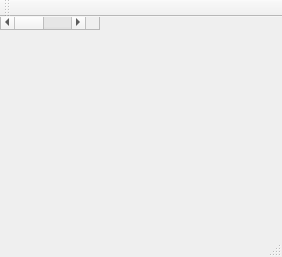
<?xml version="1.0" encoding="UTF-8"?>
<ui version="4.0">
 <class>puzzle15Class</class>
 <widget class="QMainWindow" name="puzzle15Class">
  <property name="geometry">
   <rect>
    <x>0</x>
    <y>0</y>
    <width>282</width>
    <height>257</height>
   </rect>
  </property>
  <property name="windowTitle">
   <string>puzzle15</string>
  </property>
  <widget class="QTableWidget" name="centralWidget">
   <property name="showGrid">
    <bool>false</bool>
   </property>
   <property name="rowCount">
    <number>4</number>
   </property>
   <property name="columnCount">
    <number>4</number>
   </property>
   <attribute name="horizontalHeaderVisible">
    <bool>false</bool>
   </attribute>
   <attribute name="horizontalHeaderDefaultSectionSize">
    <number>30</number>
   </attribute>
   <attribute name="horizontalHeaderHighlightSections">
    <bool>false</bool>
   </attribute>
   <attribute name="horizontalHeaderMinimumSectionSize">
    <number>8</number>
   </attribute>
   <attribute name="verticalHeaderVisible">
    <bool>false</bool>
   </attribute>
   <attribute name="verticalHeaderHighlightSections">
    <bool>false</bool>
   </attribute>
   <attribute name="verticalHeaderMinimumSectionSize">
    <number>8</number>
   </attribute>
   <row/>
   <row/>
   <row/>
   <row/>
   <column/>
   <column/>
   <column/>
   <column/>
  </widget>
  <widget class="QMenuBar" name="menuBar">
   <property name="geometry">
    <rect>
     <x>0</x>
     <y>0</y>
     <width>282</width>
     <height>18</height>
    </rect>
   </property>
  </widget>
  <widget class="QToolBar" name="mainToolBar">
   <attribute name="toolBarArea">
    <enum>TopToolBarArea</enum>
   </attribute>
   <attribute name="toolBarBreak">
    <bool>false</bool>
   </attribute>
  </widget>
  <widget class="QStatusBar" name="statusBar"/>
 </widget>
 <layoutdefault spacing="6" margin="11"/>
 <resources>
  <include location="puzzle15.qrc"/>
 </resources>
 <connections/>
</ui>
